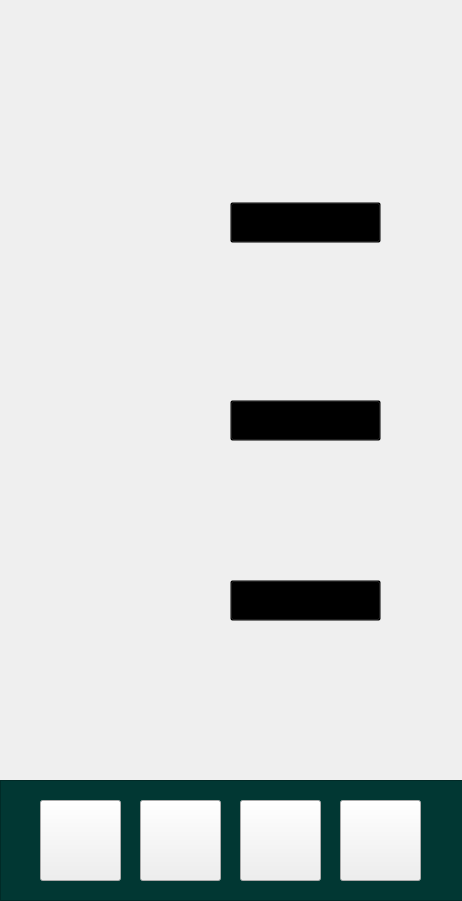
<?xml version="1.0" encoding="UTF-8"?>
<ui version="4.0">
 <class>Form</class>
 <widget class="QWidget" name="Form">
  <property name="geometry">
   <rect>
    <x>0</x>
    <y>0</y>
    <width>462</width>
    <height>901</height>
   </rect>
  </property>
  <property name="minimumSize">
   <size>
    <width>462</width>
    <height>901</height>
   </size>
  </property>
  <property name="maximumSize">
   <size>
    <width>462</width>
    <height>901</height>
   </size>
  </property>
  <property name="windowTitle">
   <string>Form</string>
  </property>
  <widget class="QLabel" name="label">
   <property name="geometry">
    <rect>
     <x>0</x>
     <y>0</y>
     <width>462</width>
     <height>901</height>
    </rect>
   </property>
   <property name="minimumSize">
    <size>
     <width>462</width>
     <height>901</height>
    </size>
   </property>
   <property name="maximumSize">
    <size>
     <width>462</width>
     <height>901</height>
    </size>
   </property>
   <property name="styleSheet">
    <string notr="true">#copy{
background:transparent;
}</string>
   </property>
   <property name="text">
    <string/>
   </property>
   <property name="pixmap">
    <pixmap>fotos/config-fundo.png</pixmap>
   </property>
  </widget>
  <widget class="QFrame" name="barra">
   <property name="geometry">
    <rect>
     <x>0</x>
     <y>780</y>
     <width>471</width>
     <height>121</height>
    </rect>
   </property>
   <property name="minimumSize">
    <size>
     <width>81</width>
     <height>81</height>
    </size>
   </property>
   <property name="styleSheet">
    <string notr="true">#barra{
background-color: rgb(1, 55, 51);
}</string>
   </property>
   <property name="frameShape">
    <enum>QFrame::StyledPanel</enum>
   </property>
   <property name="frameShadow">
    <enum>QFrame::Raised</enum>
   </property>
   <widget class="QPushButton" name="menu_2">
    <property name="geometry">
     <rect>
      <x>240</x>
      <y>20</y>
      <width>81</width>
      <height>81</height>
     </rect>
    </property>
    <property name="minimumSize">
     <size>
      <width>81</width>
      <height>81</height>
     </size>
    </property>
    <property name="styleSheet">
     <string notr="true">#menu{
border:none;
}</string>
    </property>
    <property name="text">
     <string/>
    </property>
    <property name="icon">
     <iconset>
      <normaloff>fotos/config.png</normaloff>fotos/config.png</iconset>
    </property>
    <property name="iconSize">
     <size>
      <width>81</width>
      <height>81</height>
     </size>
    </property>
   </widget>
   <widget class="QPushButton" name="menu_4">
    <property name="geometry">
     <rect>
      <x>40</x>
      <y>20</y>
      <width>81</width>
      <height>81</height>
     </rect>
    </property>
    <property name="minimumSize">
     <size>
      <width>81</width>
      <height>81</height>
     </size>
    </property>
    <property name="styleSheet">
     <string notr="true">#menu{
border:none;
}</string>
    </property>
    <property name="text">
     <string/>
    </property>
    <property name="icon">
     <iconset>
      <normaloff>fotos/menu.png</normaloff>fotos/menu.png</iconset>
    </property>
    <property name="iconSize">
     <size>
      <width>81</width>
      <height>81</height>
     </size>
    </property>
   </widget>
   <widget class="QPushButton" name="menu_5">
    <property name="geometry">
     <rect>
      <x>340</x>
      <y>20</y>
      <width>81</width>
      <height>81</height>
     </rect>
    </property>
    <property name="minimumSize">
     <size>
      <width>81</width>
      <height>81</height>
     </size>
    </property>
    <property name="styleSheet">
     <string notr="true">#menu{
border:none;
}</string>
    </property>
    <property name="text">
     <string/>
    </property>
    <property name="icon">
     <iconset>
      <normaloff>fotos/perfil.png</normaloff>fotos/perfil.png</iconset>
    </property>
    <property name="iconSize">
     <size>
      <width>81</width>
      <height>81</height>
     </size>
    </property>
   </widget>
   <widget class="QPushButton" name="menu_6">
    <property name="geometry">
     <rect>
      <x>140</x>
      <y>20</y>
      <width>81</width>
      <height>81</height>
     </rect>
    </property>
    <property name="minimumSize">
     <size>
      <width>81</width>
      <height>81</height>
     </size>
    </property>
    <property name="styleSheet">
     <string notr="true">#menu{
border:none;
}</string>
    </property>
    <property name="text">
     <string/>
    </property>
    <property name="icon">
     <iconset>
      <normaloff>fotos/treino.png</normaloff>fotos/treino.png</iconset>
    </property>
    <property name="iconSize">
     <size>
      <width>81</width>
      <height>81</height>
     </size>
    </property>
   </widget>
  </widget>
  <widget class="QLabel" name="label_2">
   <property name="geometry">
    <rect>
     <x>-10</x>
     <y>60</y>
     <width>481</width>
     <height>261</height>
    </rect>
   </property>
   <property name="text">
    <string/>
   </property>
   <property name="pixmap">
    <pixmap>../../../../Downloads/foto-fundo-config.png</pixmap>
   </property>
   <property name="scaledContents">
    <bool>true</bool>
   </property>
  </widget>
  <widget class="QPushButton" name="copy">
   <property name="geometry">
    <rect>
     <x>230</x>
     <y>202</y>
     <width>151</width>
     <height>41</height>
    </rect>
   </property>
   <property name="styleSheet">
    <string notr="true">#copy{
background-color:transparent;
}</string>
   </property>
   <property name="text">
    <string/>
   </property>
  </widget>
  <widget class="QPushButton" name="sobrenos">
   <property name="geometry">
    <rect>
     <x>230</x>
     <y>400</y>
     <width>151</width>
     <height>41</height>
    </rect>
   </property>
   <property name="styleSheet">
    <string notr="true">#sobrenos{
background-color:transparent;
}</string>
   </property>
   <property name="text">
    <string/>
   </property>
  </widget>
  <widget class="QPushButton" name="sair">
   <property name="geometry">
    <rect>
     <x>230</x>
     <y>580</y>
     <width>151</width>
     <height>41</height>
    </rect>
   </property>
   <property name="styleSheet">
    <string notr="true">#sair{
background-color:transparent;
}</string>
   </property>
   <property name="text">
    <string/>
   </property>
  </widget>
  <zorder>label_2</zorder>
  <zorder>label</zorder>
  <zorder>barra</zorder>
  <zorder>copy</zorder>
  <zorder>sobrenos</zorder>
  <zorder>sair</zorder>
 </widget>
 <resources/>
 <connections/>
</ui>
